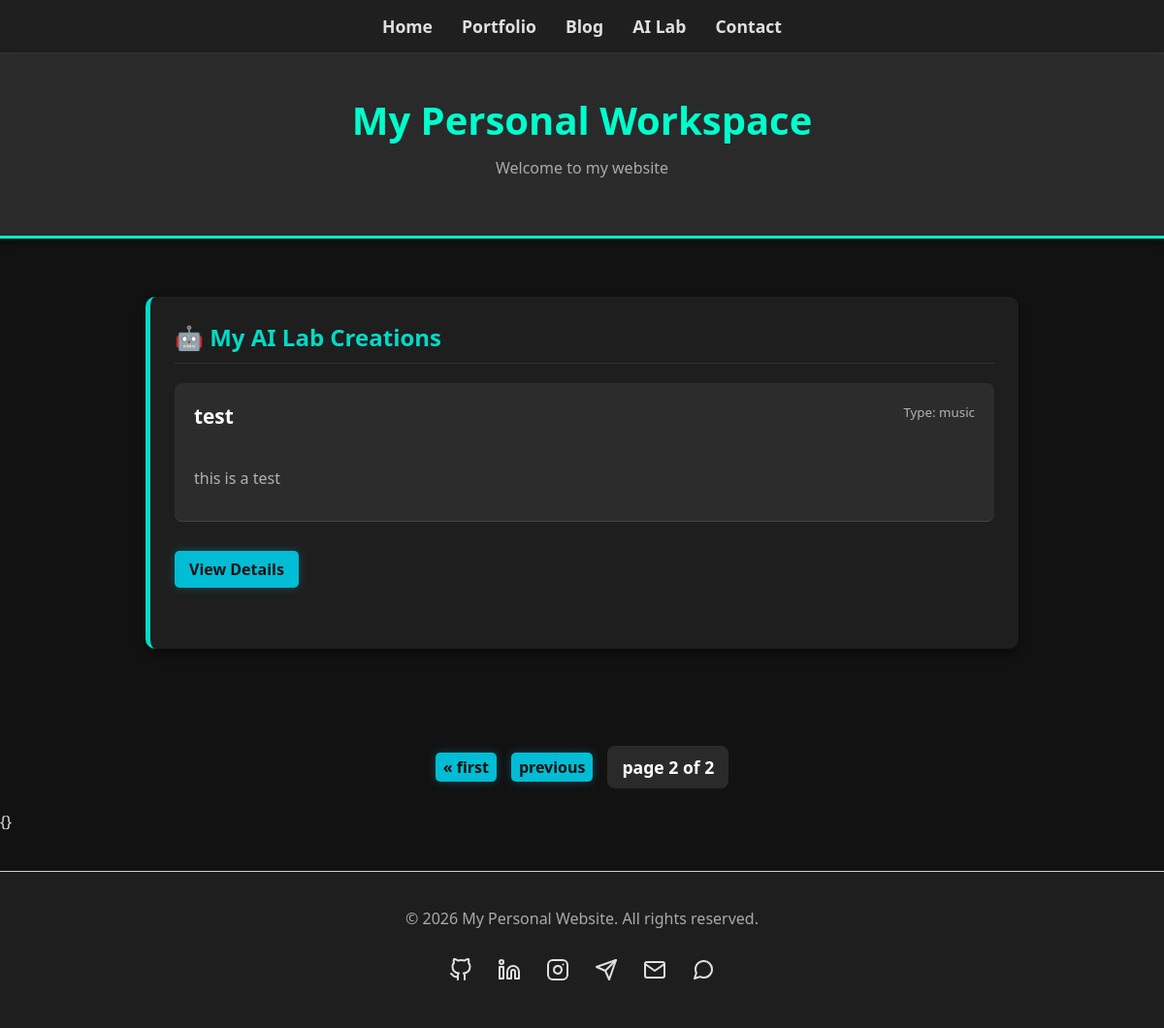
/ai-lab/?page=2, run on the app's committed database.
### ai_lab/models.py (models this page shows, shortened)
class AICreation(models.Model):
    title = models.CharField(max_length=200)
    description = HTMLField()
    creation_type = models.CharField(max_length=100)
    link = models.URLField(blank=True)
    image = models.ImageField(upload_to='ai_images/', blank=True, null=True)
    created_on = models.DateTimeField(auto_now_add=True)

### ai_lab/views.py (the view)
# urls.py: path('ai-lab/', ai_lab_views.ai_lab_page, name='ai_lab'),
def ai_lab_page(request):
    ai_list = AICreation.objects.all().order_by('-created_on')
    paginator = Paginator(ai_list, 3)
    page_number = request.GET.get('page')
    page_obj = paginator.get_page(page_number)
    context = {
        'page_obj': page_obj
    }
    return render(request, 'ai_lab/ai_lab.html', context)

### templates/ai_lab/ai_lab.html (shortened to what this page needs)
{% extends 'base.html' %}
{% block content %}
<div class="container">
    <div class="section-card" style="border-left: 5px solid #03dac6;">
        <h2 style="color: #03dac6">🤖 My AI Lab Creations</h2>
        <ul>
            {% for ai in page_obj %}
                <li class="li-ai" style="margin-bottom: 30px; border-bottom: 1px solid #444; padding-bottom: 15px;">
                    <strong><a href="{% url 'ai_lab_detail' ai.id %}" style="color: white; text-decoration: none;">{{ ai.title }}</a></strong>
                    <small style="float: right;">Type: {{ ai.creation_type }}</small>
                    <br><br>
                    <p>{{ ai.description|striptags|truncatewords:20 }}</p>
                </li>
            <a href="{% url 'ai_lab_detail' ai.id %}" class="btn-ailab" style="padding: 8px 15px; border-radius: 5px; text-decoration: none; display: inline-block;">View Details</a>
            <br><br>
            {% empty %}
                <li>No AI creations yet.</li>
            {% endfor %}
        </ul>
    </div>
</div>
    {% include 'components/pagination.html' with btn_class="btn-ailab" %}
{% endblock %}

### static/css/style.css (style rules this page uses)
body { font-family: 'Segoe UI', Tahoma, Geneva, Verdana, sans-serif; background-color: #121212; color: #e0e0e0; margin: 0; padding: 0; }
.container { display: flex; flex-direction: column; gap: 30px; padding: 30px; max-width: 900px; margin: 0 auto; }
.section-card { background-color: #1e1e1e; padding: 25px; border-radius: 10px; box-shadow: 0 6px 12px rgba(0,0,0,0.4); border-left: 5px solid #bb86fc; }
.section-card h2 { margin-top: 0; color: #bb86fc; border-bottom: 1px solid #333; padding-bottom: 10px; }
ul { list-style-type: none; padding: 0; }
li { background-color: #2c2c2c; margin-bottom: 15px; padding: 20px; border-radius: 8px; transition: transform 0.3s ease; }
strong { color: #03dac6; font-size: 1.3em; }
p, small { color: #b3b3b3; line-height: 1.6; }
.btn-ailab { background-color: #00bcd4; color: #121212 !important; font-weight: bold; box-shadow: 0 0 10px rgba(0, 188, 212, 0.3); border-radius: 5px; text-decoration: none; display: inline-block; }

### data on the page
AICreation: title "test", creation_type "music", description "this is a test"

### other printed values
{{ title|default:"My Personal Workspace" }} "My Personal Workspace"
{{ subtitle|default:"Welcome to my website" }} "Welcome to my website"
{{ page_obj.number }} "2"
{{ page_obj.paginator.num_pages }} "2"
